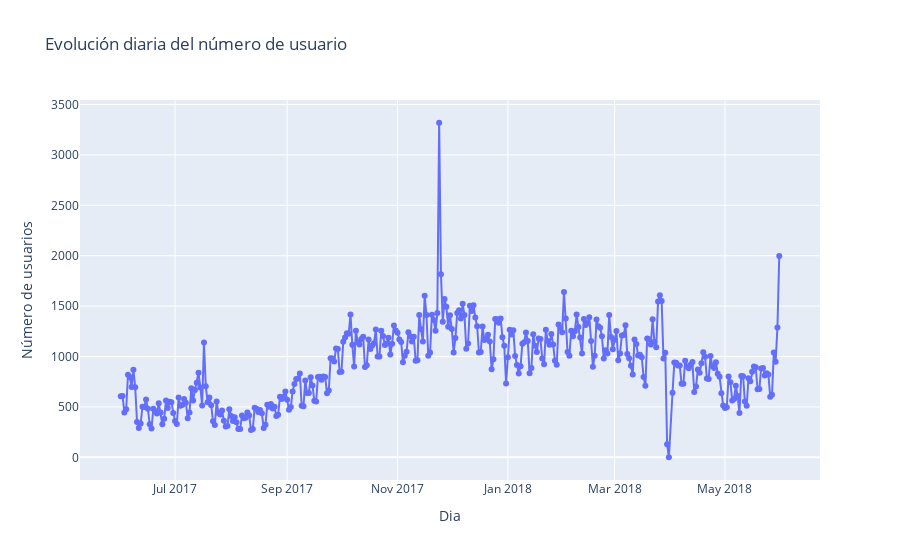
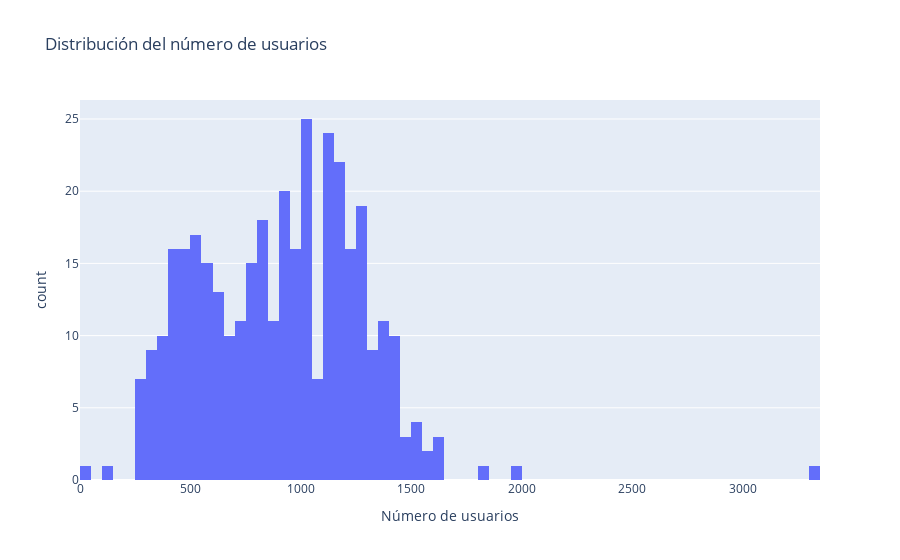
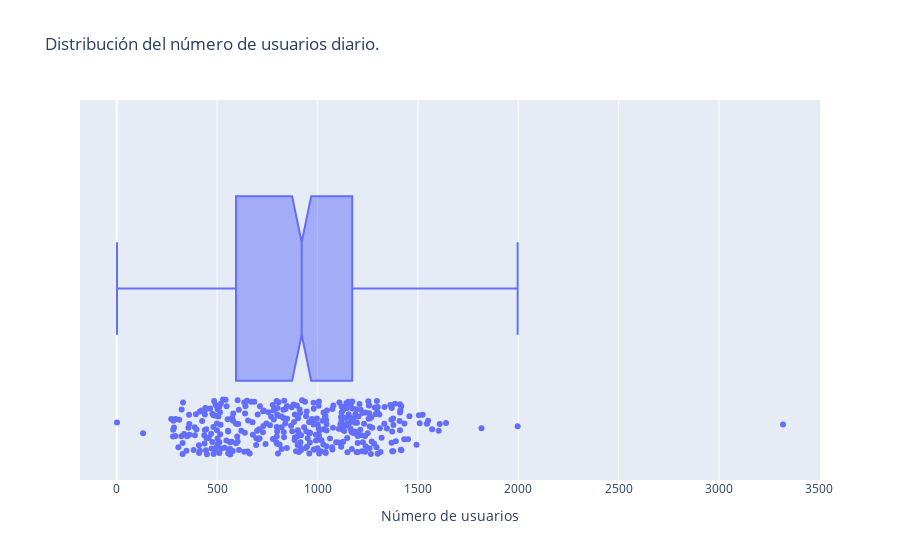
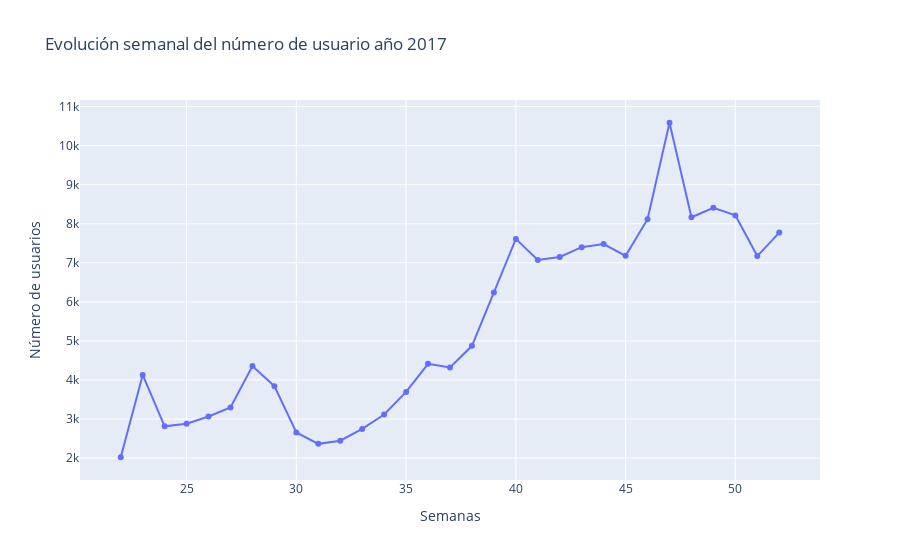

Write notebook code for charts like these, in order.
### Markdown cell above
##### Variación en el tiempo de la cantidad de usuarios
- Se gneran gráficos para ver representar de forma visual cómo es la evolucióñ del número de usuario en el servicio.
- Para representar la evolución diaria se decide crear un histograma.
- Para representar le evolucvión semanal se utiliza un gráfico de líneas, esot nos ayuda a ver la tendencia durante todo el año.
- Para representar la evolución mensual, y la variación anual, se opta por gráficos de barras.

### Code cell
# Se calculan las métricas de las sesiones de usuarios por día, semana y mes
dau_ = visits.groupby('visits_date').agg({'uid': 'nunique'}).reset_index()

wau_ = visits.groupby(['visits_year', 'visits_week']).agg({'uid': 'nunique'}).reset_index()
print(wau_.head())


mau_ = visits.groupby(['visits_year', 'visits_month']).agg({'uid': 'nunique'}).reset_index()
mau_['visits_month'] = mau_['visits_month'].astype('str')

yau_ = visits.groupby(['visits_year']).agg({'uid': 'nunique'}).reset_index()
yau_['visits_year'] = yau_['visits_year'].astype('str')


# Evolución del número de usuarios diario
fig_day = px.line(dau_, x = 'visits_date', y = 'uid',
              title = "Evolución diaria del número de usuario",
              labels = {'visits_date': 'Dia', 'uid':'Número de usuarios'},
              markers = True
              #color = 'visits_year',
              #symbol = 'visits_year'
              )
fig_day.update_traces(textposition = "top center")
fig_day.show()

hist = px.histogram(x = dau_['uid'],
                nbins = 150,
                title = 'Distribución del número de usuarios',
                labels = {'x': 'Número de usuarios', 'y': 'Frecuencia'}
                )
hist.show()

# Se crea un grífico de cajas para ver mejor la disitrbución de los usuarios diarios
box_user_daily = px.box(x = dau_['uid'], notched=True,
                title = 'Distribución del número de usuarios diario.', points = 'all',
                labels = {'x': 'Número de usuarios'})
box_user_daily.show()

# Evolución del número de usuarios durante las semanas del año
weeks_2017 = px.line(wau_[wau_['visits_year'] == 2017], x = 'visits_week', y = 'uid',
            title = "Evolución semanal del número de usuario año 2017",
            labels = {'visits_week': 'Semanas', 'uid':'Número de usuarios'},
            markers = True)
weeks_2017.show()

weeks_2018 = px.line(wau_[wau_['visits_year'] == 2018], x = 'visits_week', y = 'uid',
            title = "Evolución semanal del número de usuario año 2018",
            labels = {'visits_week': 'Semanas', 'uid':'Número de usuarios'},
            markers = True)
weeks_2018.show()

# Distribución del número de usuarios por mes
mau_bars_2017 = px.bar(mau_[mau_['visits_year'] == 2017],
                     x = 'visits_month',
                     y = 'uid',
                     color = 'visits_month',
                     title = 'Evolución de usuarios por mes año 2017',
                     labels = {'visits_month': 'Mes', 'uid': 'Número de usuarios'}
                         )
#mau_bars_2017.update_xaxes(type='category')
mau_bars_2017.show()

mau_bars_2018 = px.bar(mau_[mau_['visits_year'] == 2018],
                     x = 'visits_month',
                     y = 'uid',
                     color = 'visits_month',
                     title = 'Evolución de usuarios por mes año 2018',
                     labels = {'visits_month': 'Mes', 'uid': 'Número de usuarios'}
                         )

mau_bars_2018.show()

# Distribución del número de usuarios por año
yau_bars = px.bar(yau_,
                     x = 'visits_year',
                     y = 'uid',
                     color = 'visits_year',
                     title = 'Evolución de usuarios por año',
                     labels = {'visits_year': 'Año', 'uid': 'Número de usuarios'}
                         )

yau_bars.show()

### Figure 1 — Plotly figure (JSON) as saved in the notebook; plotly's stock layout.template omitted (floating-point values rounded to 4 significant figures; data arrays with more than 128 entries replaced by an {"elided": "..."} marker saying what was removed)
{"data": [{"hovertemplate": "Dia=%{x}<br>Número de usuarios=%{y}<extra></extra>", "legendgroup": "", "line": {"color": "#636efa", "dash": "solid"}, "marker": {"symbol": "circle"}, "mode": "markers+lines", "name": "", "orientation": "v", "showlegend": false, "textposition": "top center", "type": "scatter", "x": {"elided": "364 str values"}, "xaxis": "x", "y": {"elided": "364 int values"}, "yaxis": "y"}], "layout": {"legend": {"tracegroupgap": 0}, "title": {"text": "Evolución diaria del número de usuario"}, "xaxis": {"anchor": "y", "domain": [0, 1], "title": {"text": "Dia"}}, "yaxis": {"anchor": "x", "domain": [0, 1], "title": {"text": "Número de usuarios"}}}}

### Figure 2 — Plotly figure (JSON) as saved in the notebook; plotly's stock layout.template omitted (floating-point values rounded to 4 significant figures; data arrays with more than 128 entries replaced by an {"elided": "..."} marker saying what was removed)
{"data": [{"alignmentgroup": "True", "bingroup": "x", "hovertemplate": "Número de usuarios=%{x}<br>count=%{y}<extra></extra>", "legendgroup": "", "marker": {"color": "#636efa", "pattern": {"shape": ""}}, "name": "", "nbinsx": 150, "offsetgroup": "", "orientation": "v", "showlegend": false, "type": "histogram", "x": {"elided": "364 int values"}, "xaxis": "x", "yaxis": "y"}], "layout": {"barmode": "relative", "legend": {"tracegroupgap": 0}, "title": {"text": "Distribución del número de usuarios"}, "xaxis": {"anchor": "y", "domain": [0, 1], "title": {"text": "Número de usuarios"}}, "yaxis": {"anchor": "x", "domain": [0, 1], "title": {"text": "count"}}}}

### Figure 3 — Plotly figure (JSON) as saved in the notebook; plotly's stock layout.template omitted (floating-point values rounded to 4 significant figures; data arrays with more than 128 entries replaced by an {"elided": "..."} marker saying what was removed)
{"data": [{"alignmentgroup": "True", "boxpoints": "all", "hovertemplate": "Número de usuarios=%{x}<extra></extra>", "legendgroup": "", "marker": {"color": "#636efa"}, "name": "", "notched": true, "offsetgroup": "", "orientation": "h", "showlegend": false, "type": "box", "x": {"elided": "364 int values"}, "x0": " ", "xaxis": "x", "y0": " ", "yaxis": "y"}], "layout": {"boxmode": "group", "legend": {"tracegroupgap": 0}, "title": {"text": "Distribución del número de usuarios diario."}, "xaxis": {"anchor": "y", "domain": [0, 1], "title": {"text": "Número de usuarios"}}, "yaxis": {"anchor": "x", "domain": [0, 1]}}}

### Figure 4 — Plotly figure (JSON) as saved in the notebook; plotly's stock layout.template omitted (floating-point values rounded to 4 significant figures)
{"data": [{"hovertemplate": "Semanas=%{x}<br>Número de usuarios=%{y}<extra></extra>", "legendgroup": "", "line": {"color": "#636efa", "dash": "solid"}, "marker": {"symbol": "circle"}, "mode": "markers+lines", "name": "", "orientation": "v", "showlegend": false, "type": "scatter", "x": [22, 23, 24, 25, 26, 27, 28, 29, 30, 31, 32, 33, 34, 35, 36, 37, 38, 39, 40, 41, 42, 43, 44, 45, 46, 47, 48, 49, 50, 51, 52], "xaxis": "x", "y": [2021, 4129, 2812, 2878, 3064, 3294, 4355, 3841, 2655, 2364, 2444, 2746, 3116, 3694, 4412, 4319, 4874, 6241, 7612, 7074, 7148, 7401, 7480, 7179, 8117, 10586, 8166, 8407, 8214, 7172, 7774], "yaxis": "y"}], "layout": {"legend": {"tracegroupgap": 0}, "title": {"text": "Evolución semanal del número de usuario año 2017"}, "xaxis": {"anchor": "y", "domain": [0, 1], "title": {"text": "Semanas"}}, "yaxis": {"anchor": "x", "domain": [0, 1], "title": {"text": "Número de usuarios"}}}}
